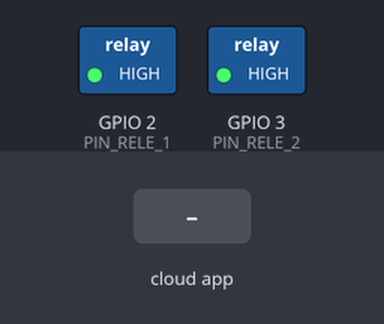
A sketch run on a simulated ESP32-C6. Parts: switched loads named in the sketch (green lamp = pin HIGH). The inputs (shaded band) are chosen by the test bench. WiFi joins after 1.5 s; servers stay silent unless stated; not simulated (calls return 0 or success): arduino_secrets.h.

Above: at 2.7 s.
2.8 s: the phone or cloud app sets rele_1 to 1
At 3.9 s:
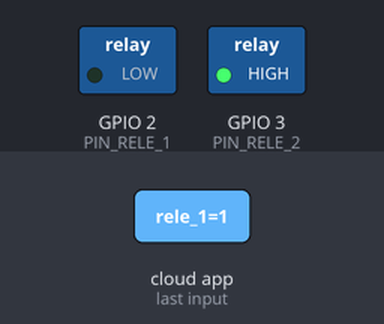
4.5 s: the phone or cloud app sets rele_2 to 1
At 5.1 s:
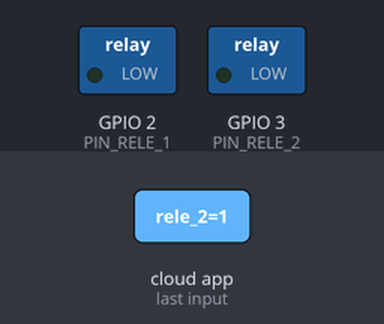
6.0 s: the phone or cloud app sets rele_1 to 0
At 7.2 s:
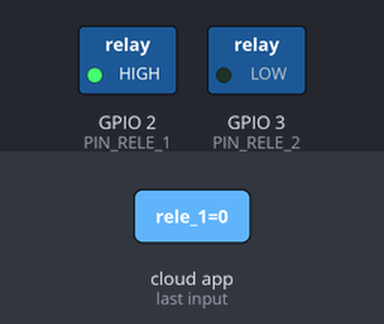
7.5 s: the phone or cloud app sets rele_2 to 0
At 8.5 s:
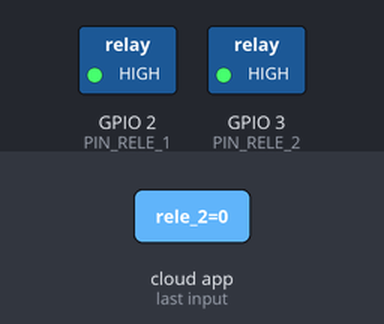
Timing chart, 0 to 10.0 s (numbered marks = the images above; inputs shaded):
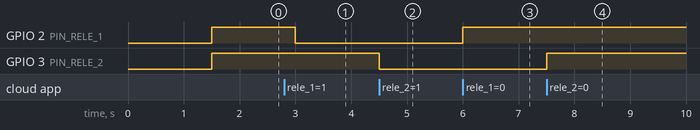

Measured:
- after the input at 2.8 s, GPIO 2 (PIN_RELE_1): HIGH → LOW after 0.20 s
- after the input at 4.5 s, GPIO 3 (PIN_RELE_2): HIGH → LOW at once
- after the input at 6.0 s, GPIO 2 (PIN_RELE_1): LOW → HIGH at once
- after the input at 7.5 s, GPIO 3 (PIN_RELE_2): LOW → HIGH at once

The sketch:

IoT_control_server.ino
```cpp
#include "thingProperties.h"

// Pines de tu nanoESP32-C6
const int PIN_RELE_1 = 2; // GPIO 2
const int PIN_RELE_2 = 3; // GPIO 3

void setup() {
  Serial.begin(115200);
  delay(1500);

  pinMode(PIN_RELE_1, OUTPUT);
  pinMode(PIN_RELE_2, OUTPUT);

  // Apagar relés al inicio (Lógica activa en LOW)
  digitalWrite(PIN_RELE_1, HIGH);
  digitalWrite(PIN_RELE_2, HIGH);

  initProperties();

  ArduinoCloud.begin(ArduinoIoTPreferredConnection);

  setDebugMessageLevel(2);
  ArduinoCloud.printDebugInfo();
}

void loop() {
  ArduinoCloud.update();
}

void onRele1Change() {
  if (rele_1) {
    digitalWrite(PIN_RELE_1, LOW);  // Encender Relé 1
  } else {
    digitalWrite(PIN_RELE_1, HIGH); // Apagar Relé 1
  }
}

void onRele2Change() {
  if (rele_2) {
    digitalWrite(PIN_RELE_2, LOW);  // Encender Relé 2
  } else {
    digitalWrite(PIN_RELE_2, HIGH); // Apagar Relé 2
  }
}
```

thingProperties.h
```cpp
// Code generated by Arduino IoT Cloud, DO NOT EDIT.

#include <ArduinoIoTCloud.h>
#include <Arduino_ConnectionHandler.h>
#include "arduino_secrets.h"

// Utiliza la constante definida en arduino_secrets.h
const char DEVICE_LOGIN_NAME[] = SECRET_DEVICE_LOGIN_NAME;

const char SSID[]       = SECRET_SSID;
const char PASS[]       = SECRET_OPTIONAL_PASS;
const char DEVICE_KEY[] = SECRET_DEVICE_KEY;

void onRele1Change();
void onRele2Change();

bool rele_1;
bool rele_2;

void initProperties(){
  ArduinoCloud.setBoardId(DEVICE_LOGIN_NAME);
  ArduinoCloud.setSecretDeviceKey(DEVICE_KEY);

  ArduinoCloud.addProperty(rele_1, READWRITE, ON_CHANGE, onRele1Change);
  ArduinoCloud.addProperty(rele_2, READWRITE, ON_CHANGE, onRele2Change);
}

WiFiConnectionHandler ArduinoIoTPreferredConnection(SSID, PASS);
```
